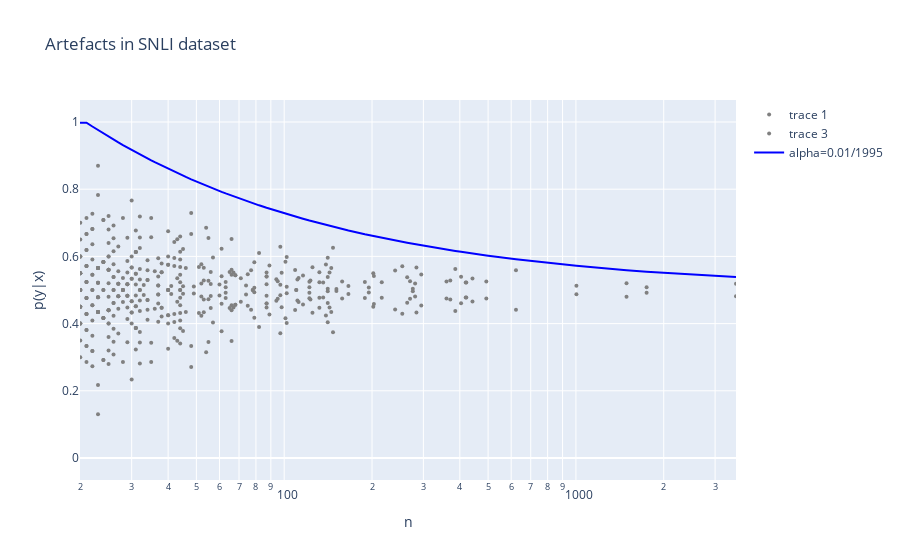

Source (notebook cell):
### Markdown cell above
# Plot Interactive Artefacts map

### Code cell
# Create an interactive scatter plot using Plotly

# Define a new figure
fig = go.Figure()

# Define a dictionary of colors for each label
colors = {'Y': 'green', 'N': 'red', 'grey': 'grey'}

# Plot the observed probabilities for each token and label
for label in labels:
    # Get the DataFrame for the current label
    data_label = token_df

    # Determine which points are above the threshold
    # This creates a Boolean Series where each element is True if the observed probability is
    # above the threshold, and False otherwise
    is_above_threshold = data_label[f'{label}_prob'] > data_label['threshold']

    # Add scatter plots for points above and below the threshold
    # Points above the threshold are colored according to the label, and
    # points below the threshold are colored grey
    for condition, color in zip([is_above_threshold, ~is_above_threshold], [colors[label], 'grey']):
        token = data_label[condition]['token']
        text = [f"Label: {label}<br>Token: {t}" for t in token]
        fig.add_trace(go.Scatter(
            x = data_label[condition]['total_count'],
            y = data_label[condition][f'{label}_prob'],
            mode = 'markers',
            name = label if color != 'grey' else None,
            marker = dict(
                color = color,
                size = 4
            ),
            text = text,
            hovertemplate = "%{text}<br>Occurrences: %{x}<br>Observed probabilities: %{y}<extra></extra>"
        ))

# Add the threshold line to the plot
fig.add_trace(go.Scatter(
    x = token_df['total_count'].sort_values(),
    y = threshold,
    mode = 'lines',
    name = f'alpha=0.01/{num_tests}',
    line = dict(color='blue')
))

# Set the scale of the x-axis to logarithmic and limit its range
fig.update_xaxes(type='log', range=[1.3, np.log10(max(token_df['total_count']))])

# Set the labels for the x and y axes, and the title for the plot
fig.update_layout(
    xaxis_title='n',
    yaxis_title='p(y|x)',
    title='Artefacts in SNLI dataset'
)

# Display the plot
fig.show()

### Figure 1 — Plotly figure (JSON) as saved in the notebook; plotly's stock layout.template omitted (floating-point values rounded to 4 significant figures; data arrays with more than 128 entries replaced by an {"elided": "..."} marker saying what was removed)
{"data": [{"hovertemplate": "%{text}<br>Occurrences: %{x}<br>Observed probabilities: %{y}<extra></extra>", "marker": {"color": "green", "size": 4}, "mode": "markers", "name": "Y", "text": [], "type": "scatter", "x": [], "y": []}, {"hovertemplate": "%{text}<br>Occurrences: %{x}<br>Observed probabilities: %{y}<extra></extra>", "marker": {"color": "grey", "size": 4}, "mode": "markers", "text": {"elided": "1995 str values"}, "type": "scatter", "x": {"elided": "1995 int values"}, "y": {"elided": "1995 float values"}}, {"hovertemplate": "%{text}<br>Occurrences: %{x}<br>Observed probabilities: %{y}<extra></extra>", "marker": {"color": "red", "size": 4}, "mode": "markers", "name": "N", "text": [], "type": "scatter", "x": [], "y": []}, {"hovertemplate": "%{text}<br>Occurrences: %{x}<br>Observed probabilities: %{y}<extra></extra>", "marker": {"color": "grey", "size": 4}, "mode": "markers", "text": {"elided": "1995 str values"}, "type": "scatter", "x": {"elided": "1995 int values"}, "y": {"elided": "1995 float values"}}, {"line": {"color": "blue"}, "mode": "lines", "name": "alpha=0.01/1995", "type": "scatter", "x": {"elided": "1995 int values"}, "y": {"elided": "1995 float values"}}], "layout": {"title": {"text": "Artefacts in SNLI dataset"}, "xaxis": {"range": [1.3, 3.549], "title": {"text": "n"}, "type": "log"}, "yaxis": {"title": {"text": "p(y|x)"}}}}
